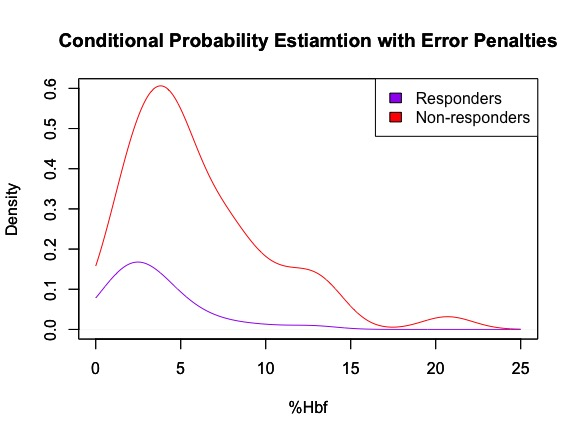

Write the R code that produced this figure.
##Question3f

source("hw1item3e.R", local = TRUE)

cost_y_R_normal <- R_Hbf_normal_pdf$y *5  #take y values from responder conditional pdf and multiply by 5

plot(R_Hbf_normal_pdf$x, cost_y_R_normal, type = 'l', xlim=c(0,25), ylim=c(0.00, 0.60), col='red', xlab="%Hbf", ylab="Density", main = "Conditional Probability Estiamtion with Error Penalties")

par(new=TRUE)

plot(NR_Hbf_normal_pdf, xlim=c(0,25), ylim=c(0.00, 0.60), col='purple', xlab="%Hbf", main = "Conditional Probability Estiamtion with Error Penalties")

legend('topright', legend = c("Responders", "Non-responders"), fill = c("purple", "red"))
